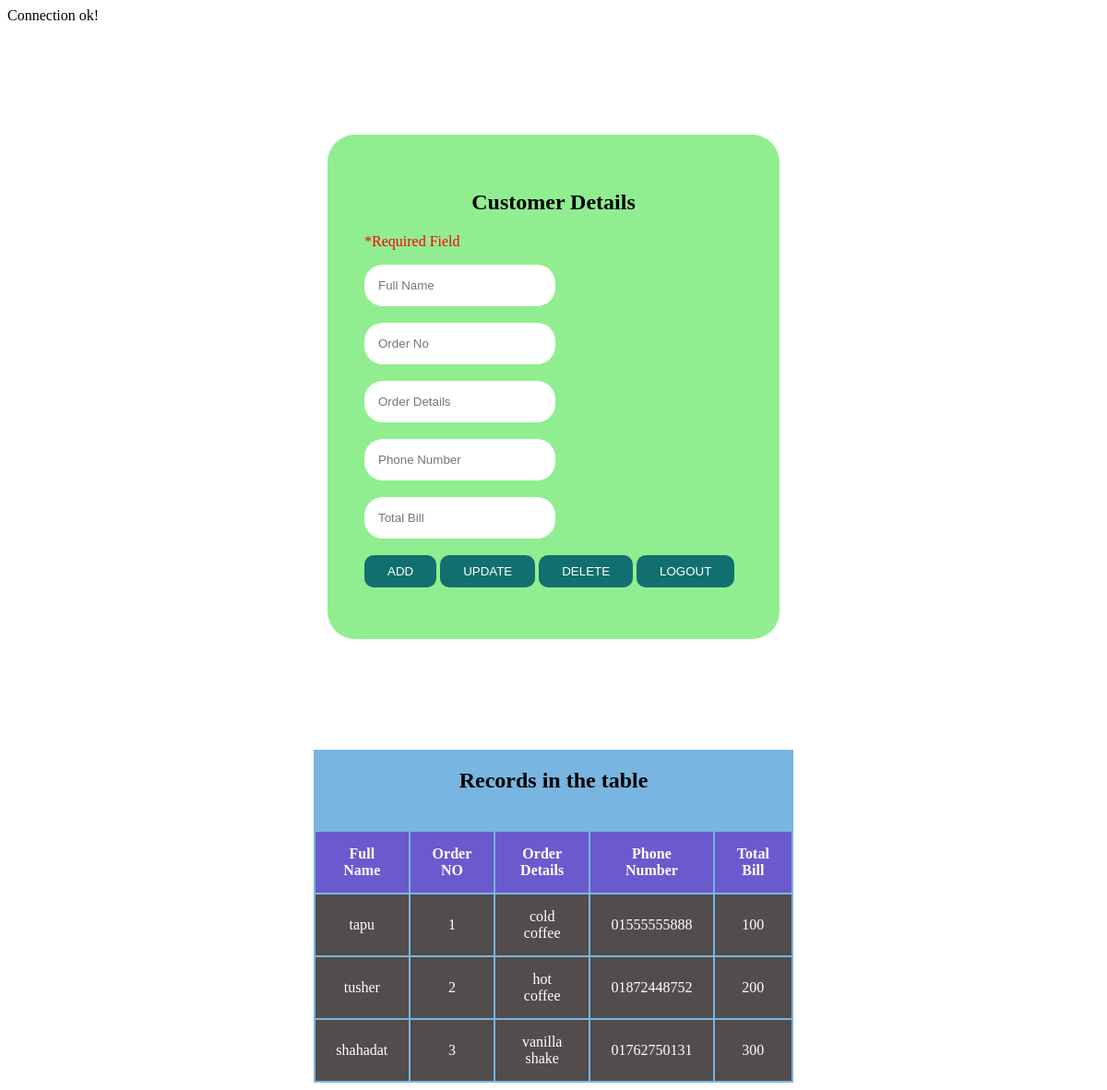
/customer.php, run on the app's committed database.
### tables this page shows
CREATE TABLE `ordertable` (
  `custname` varchar(30) NOT NULL,
  `ordrno` int(30) UNSIGNED NOT NULL,
  `ordrdetls` varchar(30) NOT NULL,
  `contactno` varchar(30) NOT NULL,
  `totalbill` varchar(30) NOT NULL
);

### customer.php (the view, shortened to what this page needs)
<?php
include('dbconnection.php');
?>
<!DOCTYPE html>
<html>
	<head>
		<link rel="stylesheet" type="text/css" href="css/customer.css">
	</head>
	<body>
	    <section>
			<div class="cust">
				<h1 style="text-align: center;">Customer Details</h1>
				<form action="" method="POST">
				<p style="color:red">*Required Field</p>
					<input type="text" name=fullName placeholder="Full Name" class="in" ><br><br>
					<input type="number" name="orderNo" placeholder="Order No" class="in" ><br><br>
					<input type="text" name="orderDetails" placeholder="Order Details" class="in"><br><br>
					<input type="tel" name="phoneNumber" placeholder="Phone Number" class="in"><br><br>
					<input type="number" name="totalBill" placeholder="Total Bill" class="in"><br><br>
					<input type="submit" name="add" value="ADD" class="btn">
					<input type="submit" name="update" value="UPDATE" class="btn">
					<input type="submit" name="delete" value="DELETE" class="btn">
				    <input type="submit" name="logout" value="LOGOUT" class="btn">
			    </form>
</div>
		<div style="background-color: #78b5e0;color:black ;width: 520px;margin: auto;">
     	<center>
     		<h2 style="padding: 20px">Records in the table</h2>
     	<table>
     		<tr style="background-color: #6A5ACD;color: white;">
     			<th style="padding: 15px 20px;">Full Name</th>
     			<th style="padding: 15px 20px;">Order NO</th>
     			<th style="padding: 15px 20px;">Order Details</th>
     			<th style="padding: 15px 20px;">Phone Number</th>
     			<th style="padding: 15px 20px;">Total Bill</th>
     		</tr>
     		<?php
                $query="SELECT * FROM ordertable";
                $result=mysqli_query($con,$query);
                while ($row=mysqli_fetch_assoc($result)) {
                	$fullName=$row['custname'];
                	$orderNo=$row['ordrno'];
                	$orderDetails=$row['ordrdetls'];
                	$phoneNumber=$row['contactno'];
                	$totalBill=$row['totalbill'];
     		?>
     		<tr style="background-color: #524c4c;color: white;">
     			<td style="padding: 15px 20px;text-align: center;"><?php echo $fullName; ?></td>
     			<td style="padding: 15px 20px;text-align: center;"><?php echo $orderNo; ?></td>
     			<td style="padding: 15px 20px;text-align: center;"><?php echo $orderDetails; ?></td>
     			<td style="padding: 15px 20px;text-align: center;"><?php echo $phoneNumber; ?></td>
     			<td style="padding: 15px 20px;text-align: center;"><?php echo $totalBill; ?></td>
     		</tr>
<?php }  ?>
     	</table>
        </center>
     </div>
     </section>
   </body>
</html>

### css/customer.css (style rules this page uses)
.cust { width: 410px; margin: 120px auto; background-color: lightgreen; padding: 40px; border-radius: 30px; }
.in { padding: 15px; border-radius: 20px; border:none; }
.btn { padding: 10px 25px; border-radius: 10px; border: none; background-color: #126f6f; color: white; }

### data on the page
ordertable: custname "tapu", ordrno "1", ordrdetls "cold coffee", contactno "01555555888", totalbill "100"
ordertable: custname "tusher", ordrno "2", ordrdetls "hot coffee", contactno "01872448752", totalbill "200"
ordertable: custname "shahadat", ordrno "3", ordrdetls "vanilla shake", contactno "01762750131", totalbill "300"
